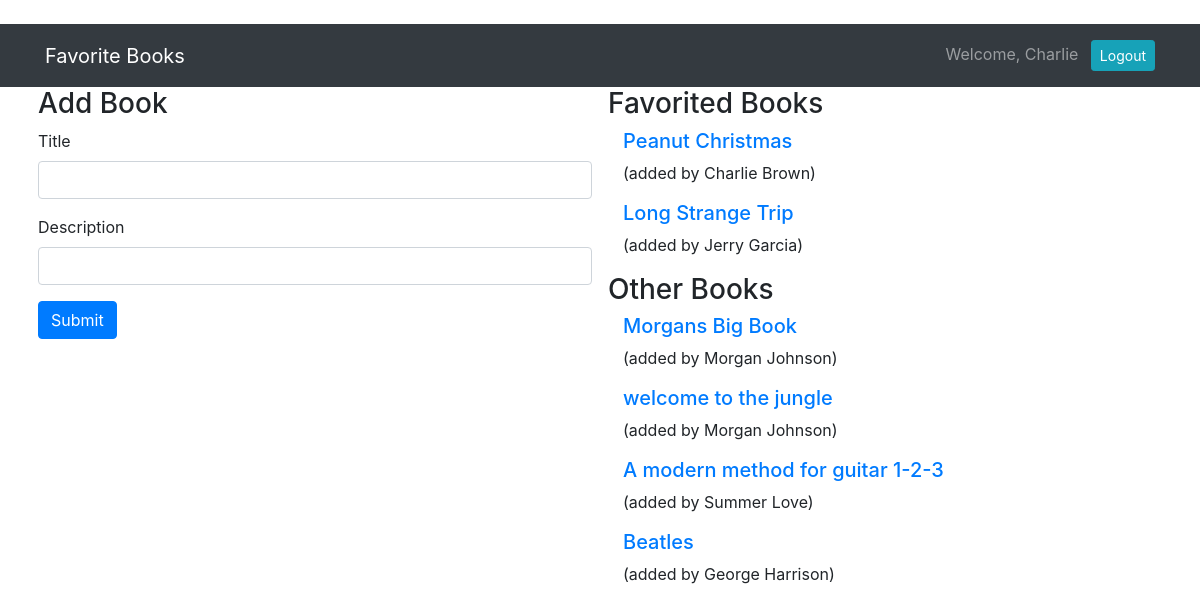
/books (signed in), run on the app's committed database.
### book_app/models.py (models this page shows)
class User(models.Model):
    first_name = models.CharField(max_length=255)
    last_name = models.CharField(max_length=255)
    email = models.EmailField(max_length=255)
    password = models.CharField(max_length=255)
    created_at = models.DateField(auto_now_add=True)
    updated_at = models.DateField(auto_now=True)
    objects = UserManager()

class Book(models.Model):
    title = models.CharField(max_length=255)
    description = models.CharField(max_length=255)
    creator = models.ForeignKey(User, related_name="has_created_books", on_delete=models.CASCADE)
    favorited_by = models.ManyToManyField(User, related_name="favorited_books")
    created_at = models.DateField(auto_now_add=True)
    updated_at = models.DateField(auto_now=True)
    objects = BookManager()

### book_app/views.py (the view)
# urls.py: path("books", views.show_all),
def show_all(request):
    if "user_id" not in request.session:
        return redirect('/')
    else:
        context = {
            'all_books': Book.objects.all(),
            'this_user': User.objects.get(id=request.session['user_id'])
        }
        return render(request, 'show_all.html', context)

### book_app/templates/show_all.html (shortened to what this page needs)
<!DOCTYPE html>
<html lang="en">
<head>
    {% load static %}
    <link rel="stylesheet" href="{% static 'css/style.css' %}">
    <link rel="stylesheet" href="https://stackpath.bootstrapcdn.com/bootstrap/4.3.1/css/bootstrap.min.css"
>
</head>
<body>
    <nav class="navbar navbar-expand-lg navbar-dark bg-dark">
        <div class="container">
            <a class="navbar-brand" href="/books">Favorite Books</a>
            <div class="collapse navbar-collapse" id="navbarText">
                <span class="navbar-text">
                    Welcome, {{request.session.greeting}} </a> <a href="/logout" role="button"
                        class="btn btn-sm btn-info ml-2 text-white">Logout</a>
                </span>
            </div>
        </div>
    </nav>
    <div class="container">
        <div class="row">
            <div class="col-6 px-2">
                <h3>Add Book</h3>
                <form action="/books/create" method="post">
                    <div class="form-group">
                        <label for="title">Title</label>
                        <input type="text" class="form-control" name="title">
                    </div>
                    <div class="form-group">
                        <label for="description">Description</label>
                        <input type="text" class="form-control" name="description">
                    </div>
                    <button type="submit" class="btn btn-primary">Submit</button>
                </form>
            </div>
            <div class="col-6 px-2">
                <h3>Favorited Books</h3>
                {% for book in all_books %}
                {% if this_user in book.favorited_by.all %}
                <div class="container">
                    <h5><a href="/books/{{book.id}}">{{book.title}}</a></h5>
                    <p>(added by {{book.creator.first_name}} {{book.creator.last_name}})</p>
                </div>
                {% endif %}
                {% endfor %}
                <h3>Other Books</h3>
                {% for book in all_books %}
                {% if this_user not in book.favorited_by.all %}
                <div class="container">
                    <h5><a href="/books/{{book.id}}">{{book.title}}</a></h5>
                    <p>(added by {{book.creator.first_name}} {{book.creator.last_name}})</p>
                </div>
                {% endif %}
                {% endfor %}
            </div>
        </div>
    </div>
</body>
</html>

### data on the page
User: session.greeting "Charlie"
Book: title "Peanut Christmas", creator.first_name "Charlie", creator.last_name "Brown"
Book: title "Long Strange Trip", creator.first_name "Jerry", creator.last_name "Garcia"
Book: title "Morgans Big Book", creator.first_name "Morgan", creator.last_name "Johnson"
Book: title "welcome to the jungle", creator.first_name "Morgan", creator.last_name "Johnson"
Book: title "A modern method for guitar 1-2-3", creator.first_name "Summer", creator.last_name "Love"
Book: title "Beatles", creator.first_name "George", creator.last_name "Harrison"
